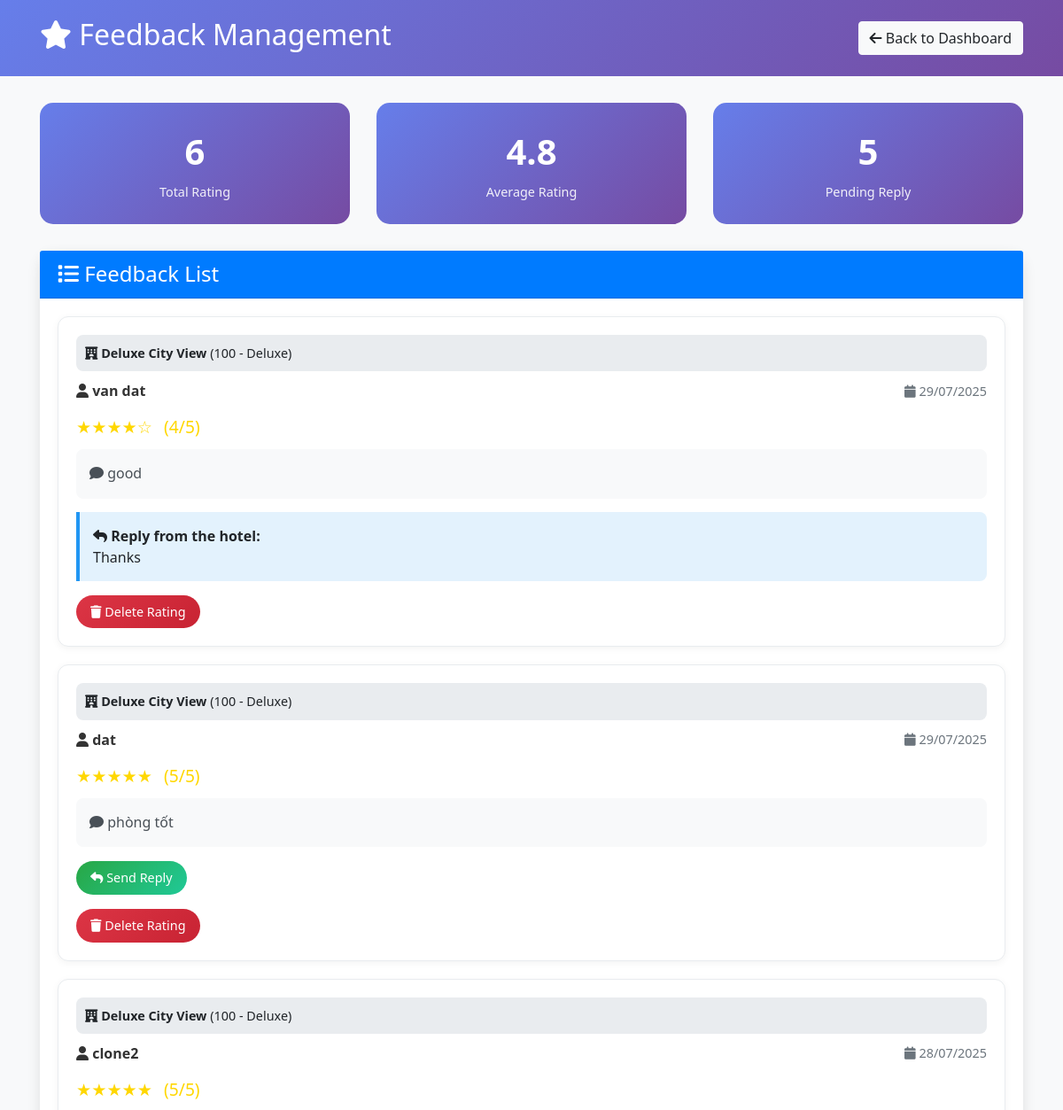
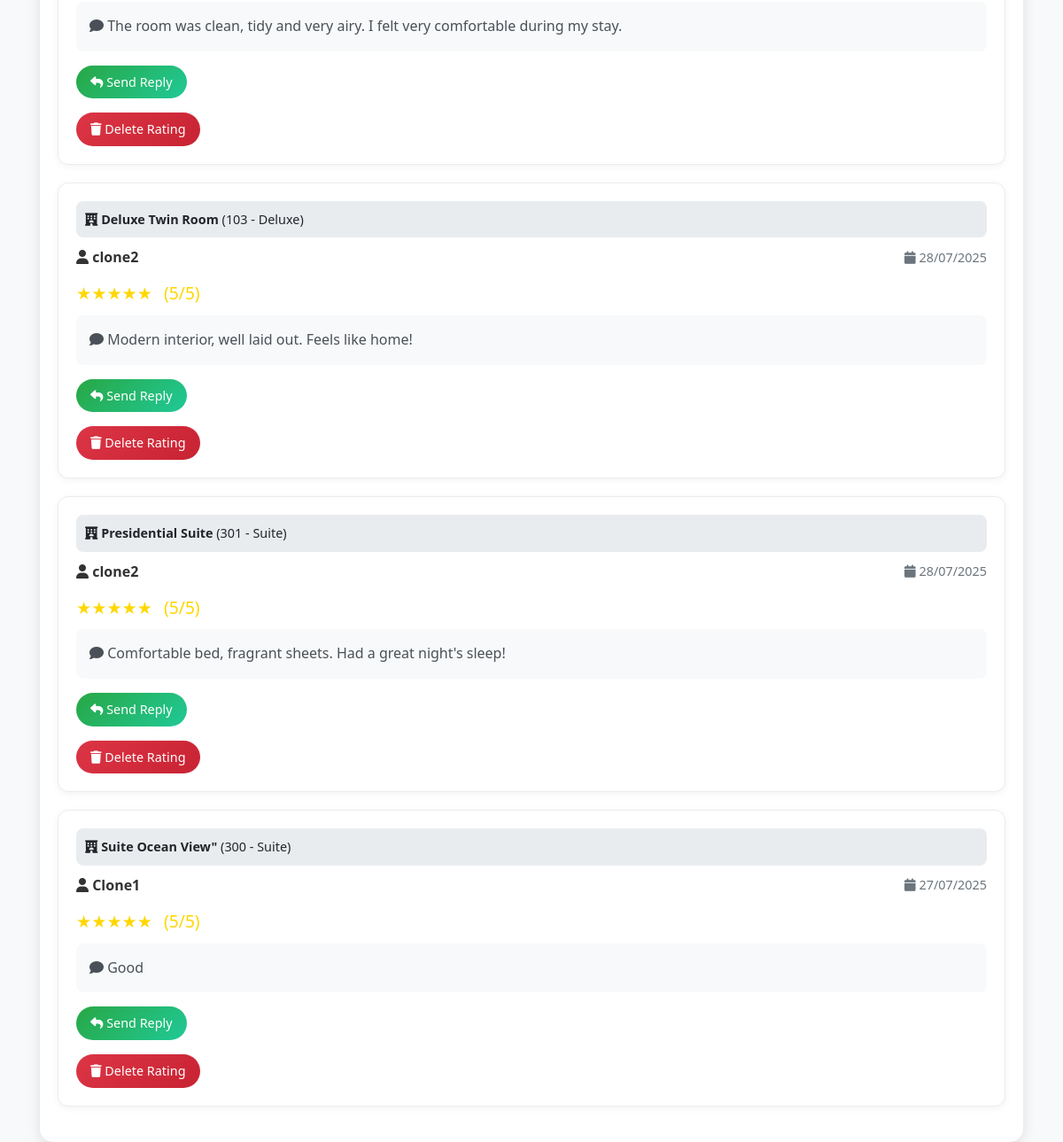
The app's page /admin/feedback_manage.php (signed in) with its own data (2 pictures, top to bottom).
### tables this page shows
CREATE TABLE `Feedback` (
  `FeedbackID` int NOT NULL AUTO_INCREMENT,
  `Rating` int DEFAULT NULL,
  `Comment` text,
  `Reply` text,
  `FeedbackDate` datetime NOT NULL DEFAULT CURRENT_TIMESTAMP,
  `AccountID` int NOT NULL,
  `RoomID` int NOT NULL,
  PRIMARY KEY (`FeedbackID`),
  KEY `AccountID` (`AccountID`),
  KEY `RoomID` (`RoomID`),
  KEY `idx_feedback_rating` (`Rating`),
  CONSTRAINT `Feedback_ibfk_1` FOREIGN KEY (`AccountID`) REFERENCES `Account` (`AccountID`) ON DELETE RESTRICT,
  CONSTRAINT `Feedback_ibfk_2` FOREIGN KEY (`RoomID`) REFERENCES `Room` (`RoomID`) ON DELETE RESTRICT,
  CONSTRAINT `Feedback_chk_1` CHECK (((`Rating` >= 1) and (`Rating` <= 5)))
);

CREATE TABLE `Room` (
  `RoomID` int NOT NULL AUTO_INCREMENT,
  `RoomName` varchar(50) NOT NULL,
  `RoomNumber` varchar(10) NOT NULL,
  `PricePerNight` bigint unsigned DEFAULT NULL,
  `Status` enum('Available','Occupied','Maintenance','Reserved') DEFAULT 'Available',
  `RoomTypeID` int NOT NULL,
  `MaxGuests` int NOT NULL DEFAULT '2',
  `Description` text,
  PRIMARY KEY (`RoomID`),
  UNIQUE KEY `RoomNumber` (`RoomNumber`),
  KEY `idx_room_number` (`RoomNumber`),
  KEY `idx_room_status` (`Status`),
  KEY `idx_room_type` (`RoomTypeID`),
  CONSTRAINT `Room_ibfk_1` FOREIGN KEY (`RoomTypeID`) REFERENCES `RoomType` (`RoomTypeID`) ON DELETE RESTRICT
);

CREATE TABLE `RoomType` (
  `RoomTypeID` int NOT NULL AUTO_INCREMENT,
  `TypeName` varchar(50) NOT NULL,
  PRIMARY KEY (`RoomTypeID`),
  UNIQUE KEY `TypeName` (`TypeName`),
  KEY `idx_roomtype_name` (`TypeName`)
);

CREATE TABLE `Account` (
  `AccountID` int NOT NULL AUTO_INCREMENT,
  `Username` varchar(50) NOT NULL,
  `Password` varchar(255) NOT NULL,
  `Role` enum('Admin','Customer') DEFAULT NULL,
  `FullName` varchar(100) NOT NULL,
  `Gender` enum('Male','Female','Other') DEFAULT NULL,
  `Address` text,
  `Email` varchar(100) DEFAULT NULL,
  `PhoneNumber` varchar(20) DEFAULT NULL,
  PRIMARY KEY (`AccountID`),
  UNIQUE KEY `Username` (`Username`),
  UNIQUE KEY `Email` (`Email`),
  KEY `idx_account_username` (`Username`),
  KEY `idx_account_email` (`Email`)
);

### admin/feedback_manage.php (the view, shortened to what this page needs)
<?php
require_once '../config.php';
$sql = "
SELECT
    f.FeedbackID,
    f.Rating,
    f.Comment,
    f.Reply,
    f.FeedbackDate,
    a.FullName,
    a.Email,
    r.RoomName,
    r.RoomNumber,
    rt.TypeName
FROM Feedback f
JOIN Account a ON f.AccountID = a.AccountID
JOIN Room r ON f.RoomID = r.RoomID
JOIN RoomType rt ON r.RoomTypeID = rt.RoomTypeID
ORDER BY f.FeedbackDate DESC
";
$stmt = $pdo->query($sql);
$feedbacks = $stmt->fetchAll(PDO::FETCH_ASSOC);
$stats_sql = "
SELECT
    COUNT(*) as total_feedback,
    AVG(Rating) as average_rating,
    COUNT(CASE WHEN Reply IS NULL OR Reply = '' THEN 1 END) as pending_replies
FROM Feedback
";
$stats_stmt = $pdo->query($stats_sql);
$stats = $stats_stmt->fetch(PDO::FETCH_ASSOC);
$stats['average_rating'] = round($stats['average_rating'], 1);
?>
<!DOCTYPE html>
<html lang="vi">
<head>
    <link rel="stylesheet" href="../css/bootstrap.min.css">
    <link rel="stylesheet" href="https://cdnjs.cloudflare.com/ajax/libs/font-awesome/6.5.2/css/all.min.css">
</head>
<body>
    <div class="header">
        <div class="container">
            <div class="d-flex justify-content-between align-items-center">
                <h2><i class="fas fa-star"></i> Feedback Management</h2>
                <a href="../admin_dashboard.php" class="btn btn-light">
                    <i class="fas fa-arrow-left"></i> Back to Dashboard
                </a>
            </div>
        </div>
    </div>
    <div class="container">
        <div class="row">
            <div class="col-md-4">
                <div class="stats-card text-center">
                    <div class="stats-number"><?= $stats['total_feedback'] ?></div>
                    <div class="stats-label">Total Rating</div>
                </div>
            </div>
            <div class="col-md-4">
                <div class="stats-card text-center">
                    <div class="stats-number"><?= $stats['average_rating'] ?></div>
                    <div class="stats-label">Average Rating</div>
                </div>
            </div>
            <div class="col-md-4">
                <div class="stats-card text-center">
                    <div class="stats-number"><?= $stats['pending_replies'] ?></div>
                    <div class="stats-label">Pending Reply</div>
                </div>
            </div>
        </div>
        <div class="card">
            <div class="card-header bg-primary text-white">
                <h4 class="mb-0"><i class="fas fa-list"></i> Feedback List</h4>
            </div>
            <div class="card-body">
                <?php if (empty($feedbacks)): ?>
                    <div class="text-center py-5">
                        <i class="fas fa-star fa-3x text-muted mb-3"></i>
                        <h5 class="text-muted">No feedback yet</h5>
                        <p class="text-muted">Customers have not rated any rooms yet.</p>
                    </div>
                <?php else: ?>
                    <?php foreach ($feedbacks as $feedback): ?>
                        <div class="feedback-item">
                            <div class="room-info">
                                <i class="fas fa-hotel"></i>
                                <strong><?= htmlspecialchars($feedback['RoomName']) ?></strong>
                                (<?= htmlspecialchars($feedback['RoomNumber']) ?> - <?= htmlspecialchars($feedback['TypeName']) ?>)
                            </div>
                            <div class="feedback-header">
                                <div class="feedback-author">
                                    <i class="fas fa-user"></i> <?= htmlspecialchars($feedback['FullName']) ?>
                                </div>
                                <div class="feedback-date">
                                    <i class="fas fa-calendar"></i> <?= date('d/m/Y', strtotime($feedback['FeedbackDate'])) ?>
                                </div>
                            </div>
                            <div class="feedback-rating">
                                <?= str_repeat('★', $feedback['Rating']) . str_repeat('☆', 5 - $feedback['Rating']) ?>
                                <span class="ml-2">(<?= $feedback['Rating'] ?>/5)</span>
                            </div>
                            <div class="feedback-comment">
                                <i class="fas fa-comment"></i> <?= nl2br(htmlspecialchars($feedback['Comment'])) ?>
                            </div>
                            <?php if ($feedback['Reply']): ?>
                                <div class="feedback-reply">
                                    <div class="reply-label">
                                        <i class="fas fa-reply"></i> <strong>Reply from the hotel:</strong>
                                    </div>
                                    <div><?= nl2br(htmlspecialchars($feedback['Reply'])) ?></div>
                                </div>
                            <?php else: ?>
                                <div class="mt-3">
                                    <button type="button" class="btn btn-reply" onclick="openReplyModal(<?= $feedback['FeedbackID'] ?>, '<?= htmlspecialchars($feedback['FullName'], ENT_QUOTES) ?>', '<?= htmlspecialchars($feedback['RoomName'], ENT_QUOTES) ?>', '<?= htmlspecialchars($feedback['Comment'], ENT_QUOTES) ?>', <?= $feedback['Rating'] ?>)">
                                        <i class="fas fa-reply"></i> Send Reply
                                    </button>
                                </div>
                            <?php endif; ?>
                            <div class="mt-3">
                                <button type="button" class="btn btn-delete" onclick="openDeleteModal(<?= $feedback['FeedbackID'] ?>, '<?= htmlspecialchars($feedback['FullName'], ENT_QUOTES) ?>', '<?= htmlspecialchars($feedback['RoomName'], ENT_QUOTES) ?>')">
                                    <i class="fas fa-trash"></i> Delete Rating
                                </button>
                            </div>
                        </div>
                    <?php endforeach; ?>
                <?php endif; ?>
            </div>
        </div>
    </div>
</body>
</html>

### admin/feedback_manage.php (style rules this page uses)
body { background: #f8f9fa; font-family: 'Segoe UI', Tahoma, Geneva, Verdana, sans-serif; }
.header { background: linear-gradient(135deg, #667eea 0%, #764ba2 100%); color: white; padding: 20px 0; margin-bottom: 30px; }
.card { border: none; border-radius: 15px; box-shadow: 0 5px 15px rgba(0,0,0,0.1); }
.stats-card { background: linear-gradient(135deg, #667eea 0%, #764ba2 100%); color: white; border-radius: 15px; padding: 25px; margin-bottom: 30px; }
.stats-number { font-size: 2.5rem; font-weight: 700; margin-bottom: 5px; }
.stats-label { font-size: 0.9rem; opacity: 0.9; }
.feedback-item { background: white; border: 1px solid #e9ecef; border-radius: 12px; padding: 20px; margin-bottom: 20px; box-shadow: 0 2px 8px rgba(0,0,0,0.05); }
.feedback-header { display: flex; justify-content: space-between; align-items: center; margin-bottom: 15px; }
.feedback-author { font-weight: 600; color: #333; }
.feedback-date { color: #6c757d; font-size: 0.9rem; }
.feedback-rating { color: #ffd700; font-size: 1.2rem; margin-bottom: 10px; }
.feedback-comment { color: #495057; line-height: 1.6; margin-bottom: 15px; padding: 15px; background: #f8f9fa; border-radius: 8px; }
.feedback-reply { background: #e3f2fd; border-left: 4px solid #2196f3; padding: 15px; margin-top: 15px; border-radius: 0 8px 8px 0; }
.btn-reply { background: linear-gradient(135deg, #28a745 0%, #20c997 100%); border: none; color: white; padding: 8px 16px; border-radius: 20px; font-size: 0.9rem; transition: all 0.3s ease; }
.btn-delete { background: linear-gradient(135deg, #dc3545 0%, #c82333 100%); border: none; color: white; padding: 8px 16px; border-radius: 20px; font-size: 0.9rem; transition: all 0.3s ease; }
.room-info { background: #e9ecef; padding: 10px; border-radius: 8px; margin-bottom: 10px; font-size: 0.9rem; }

### records on screen
feedback: RoomID.RoomName "Deluxe City View", RoomID.RoomNumber "100", roomtype.TypeName "Deluxe", AccountID.FullName "van dat", FeedbackDate "29/07/2025", Rating "★★★★", Rating "☆", Rating "4", Comment "good", Reply "Thanks"
feedback: RoomID.RoomName "Deluxe City View", RoomID.RoomNumber "100", roomtype.TypeName "Deluxe", AccountID.FullName "dat", FeedbackDate "29/07/2025", Rating "★★★★★", Rating "5", Comment "phòng tốt"
feedback: RoomID.RoomName "Deluxe City View", RoomID.RoomNumber "100", roomtype.TypeName "Deluxe", AccountID.FullName "clone2", FeedbackDate "28/07/2025", Rating "★★★★★", Rating "5", Comment "The room was clean, tidy and very airy. I felt very comfortable during my stay."
feedback: RoomID.RoomName "Deluxe Twin Room", RoomID.RoomNumber "103", roomtype.TypeName "Deluxe", AccountID.FullName "clone2", FeedbackDate "28/07/2025", Rating "★★★★★", Rating "5", Comment "Modern interior, well laid out. Feels like home!"
feedback: RoomID.RoomName "Presidential Suite", RoomID.RoomNumber "301", roomtype.TypeName "Suite", AccountID.FullName "clone2", FeedbackDate "28/07/2025", Rating "★★★★★", Rating "5", Comment "Comfortable bed, fragrant sheets. Had a great night's sleep!"
feedback: RoomID.RoomName "Suite Ocean View\"", RoomID.RoomNumber "300", roomtype.TypeName "Suite", AccountID.FullName "Clone1", FeedbackDate "27/07/2025", Rating "★★★★★", Rating "5", Comment "Good"

### other values on screen
$stats['total_feedback'] "6"
$stats['average_rating'] "4.8"
$stats['pending_replies'] "5"
